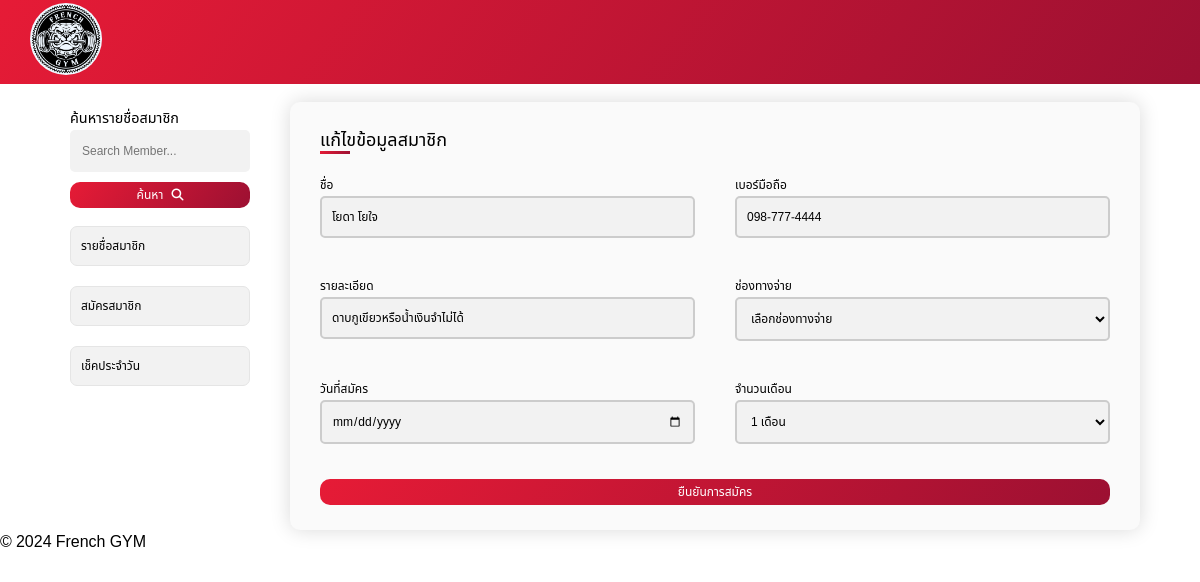
Screenshot of /edit/16 with the database file from the repository.
### membership/models.py (models this page shows, shortened)
class Register(models.Model):
    reg_id = models.AutoField(primary_key=True)
    name = models.CharField(max_length=100)
    tel = models.CharField(max_length=20)
    des = models.TextField()
    pay = models.CharField(max_length=20)
    current_time = models.CharField(max_length=20)
    start_date = models.DateField()
    end_date = models.DateField()
    remain_day = models.IntegerField()

### membership/views.py (the view)
# urls.py: path('edit/<int:id>', edit),
def edit(request, id):
    obj = Register.objects.get(pk=id)
    if request.method == 'POST':
        form = Member(request.POST, instance=obj)
        if form.is_valid():
            form.save()
            return redirect('home')  # แก้ไขตาม url pattern ของคุณ
        name = request.POST.get('name')
        tel = request.POST.get('tel')
        des = request.POST.get('des')
        start_date_str = request.POST.get('start_date')
        if start_date_str:
            start_date = datetime.strptime(start_date_str, '%Y-%m-%d').date()
            current_time = datetime.now().time().strftime('%H:%M:%S')
            amount = int(request.POST.get('amount'))
            end_date = start_date + timedelta(days=30 * amount)
            today = timezone.now().date()
            remaining = (end_date - today).days if today <= end_date else 0
            Register.objects.filter(pk=id).update(
                start_date=start_date,
                current_time=current_time,
                pay=request.POST.get('dropdown'),
                end_date=end_date,
                remain_day=remaining,
                name=name,
                tel=tel,
                des=des
            )
            return redirect(home)
    else:
        form = Member(instance=obj)
    context = {
        'b' : form.instance,
        'form': form,
    }
    return render(request, 'edit.html', {'b': Register,'form': form})

### membership/forms.py
class Member(forms.ModelForm):
    class Meta:
        model = Register
        fields = ['reg_id','name','tel','des','pay','current_time','start_date','end_date','remain_day']

### membership/templates/edit.html (shortened to what this page needs)
{% load static %}
<!DOCTYPE html>
<html lang="en">
<head>
    <link rel="stylesheet" href="{% static 'css/style.css' %}">
    <link rel="stylesheet" href="https://cdnjs.cloudflare.com/ajax/libs/font-awesome/6.5.1/css/all.min.css" />
</head>
<body>
    <nav>
        <div class="logo">
            <a href="">
                <img src="{% static 'images/logo.png'%}" alt="">
            </a>
        </div>
    </nav>
    <div class="container">
        <div class="sidebar">
            <form action="/search_results/" method="GET">
                <div class="box-search">
                    <label class="title-search" for="search">ค้นหารายชื่อสมาชิก</label>
                    <input type="text" class="member-search" name="q" placeholder="Search Member..." required>
                    <button type="submit" class="button-search">ค้นหา
                        <i class="fas fa-magnifying-glass" style="margin-left: 5px;"></i>
                    </button>
                </div>
            </form>
            <a href="/" class="sidebar-menus">
                รายชื่อสมาชิก
            </a>
            <a href="/form/" class="sidebar-menus">
                สมัครสมาชิก
            </a>
            <a href="/check/" class="sidebar-menus">
                เช็คประจำวัน
            </a>
        </div>
        <div class="box-register">
            <h1 class="display-3">แก้ไขข้อมูลสมาชิก</h1>
            <form class="form-register" method="POST">
                <div class="title-input">
                    <label for="InputName" class="form-label">ชื่อ</label>
                    <input type="text" class="form-control" name="name" value="{{ form.instance.name }}"  required>
                </div>
                <div class="title-input">
                    <label for="InputTel" class="form-label">เบอร์มือถือ</label>
                    <input type="tel" class="form-control" name="tel" placeholder="เบอร์มือถือ" value="{{ form.instance.tel }}" pattern="[0-9]{3}-[0-9]{3}-[0-9]{4}">
                </div>
                <div class="title-input">
                    <label for="InputDes" class="form-label">รายละเอียด</label>
                    <input type="text" class="form-control" name="des" value="{{ form.instance.des }}" placeholder="รายละเอียด">
                </div>
                <div class="title-input">
                    <label for="dropdown">ช่องทางจ่าย</label>
                    <select class="form-control" id="dropdown" name="dropdown" required>
                        <option value="0">เลือกช่องทางจ่าย</option>
                    </select>
                </div>
                <div class="title-input">
                    <label for="start_date">วันที่สมัคร</label>
                    <input class="form-control" type="date" id="start_date" name="start_date"">
                </div>
                <div class="title-input">
                    <label for="amount">จำนวนเดือน</label>
                    <select class="form-control" id="amount" name="amount">
                        <option value="1" {% if b.amount == 1 %} selected {% endif %}>1 เดือน</option>
                    </select>
                </div>
                <button class="button-register" type="submit">ยืนยันการสมัคร</button>
            </form>
        </div>
    </div>
    <div class="container-footer">
        <footer>
            <p>© 2024 French GYM</p>
        </footer>
    </div>
</body>
</html>

### static/css/style.css (style rules this page uses)
* { margin: 0; padding: 0; box-sizing: border-box; font-family: "Noto Sans", sans-serif; font-family: "Noto Sans Thai", sans-serif; font-optical-sizing: auto; font-weight: 500; font-style: normal; font-variation-settings: "wdth" 100; text-decoration: none; }
nav { display: flex; justify-content: space-between; padding: 10px; height: 7vw; width: 100%; background: linear-gradient(125deg,#e61b36, #9c1032); align-items: center; }
.logo a img { width: 6vw; object-fit: contain; background-color: aliceblue; border-radius: 50%; margin-left: 20px; }
.container { margin: 0 auto; width: 90vw; display: flex; }
.sidebar { width: 20%; padding: 10px; display: flex; flex-direction: column; min-width: 20vh; }
.member-search { border: none; padding: 10px; border-radius: 5px; background: #f2f2f2; transition: 0.3s; width: 100%; font-size: 1vw; border: 2px solid transparent; outline: none; }
.sidebar-menus { background: #f2f2f2; margin-bottom: 20px; padding: 10px; border-radius: 7px; border: 1px solid #e5e5e5; color: #000; transition: 300ms; font-size: 1vw; }
.form-control { border: none; padding: 10px; border-radius: 5px; background: #f2f2f2; transition: 0.3s; width: 100%; margin-bottom: 20px; font-size: 1vw; border: 2px solid #ccc; outline: none; border-bottom-width: 2px; }
.box-register { max-width: 850px; width: 100%; background: #fafafa; padding: 25px 30px; border-radius: 10px; margin-left: 2.5vw; margin-top: 1.5vw; box-shadow: 0 0 20px rgba(0, 0, 0, 0.15); }
.box-register h1 { font-size: 1.5vw; font-weight: 500; position: relative; }
.box-register h1::before { content: ''; position: absolute; left: 0; bottom: 0; height: 3px; width: 30px; background: linear-gradient(125deg,#e61b36, #9c1032);; }
.form-register { margin-top: 1.5vw; display: flex; flex-wrap: wrap; justify-content: space-between; }
.title-input { width: calc(100% / 2 - 20px); margin-bottom: 15px; flex-direction: column; }
.button-search { height: 2.2vw; width: 100%; color: #fff; background: linear-gradient(125deg, #e61b36, #9c1032); border-radius: 10px; border: none; transition: 0.5ms; font-size: 1vw; }
.button-register { height: 2.2vw; width: 100%; color: #fff; background: linear-gradient(125deg, #e61b36, #9c1032); border-radius: 10px; border: none; transition: 0.5ms; font-size: 1vw; }
.box-search label { font-size: 1.2vw; font-weight: 500; position: relative; margin-bottom: 20px; }
.box-search { margin-top: 1vw; margin-bottom: 1.5vw; }
.box-search input ,.box-search label { margin-bottom: 10px; }
.title-input label { font-size: 1vw; }

### rows the page displays
Register: name "โยดา โยใจ", tel "098-777-4444", des "ดาบกูเขียวหรือน้ำเงินจำไม่ได้"
